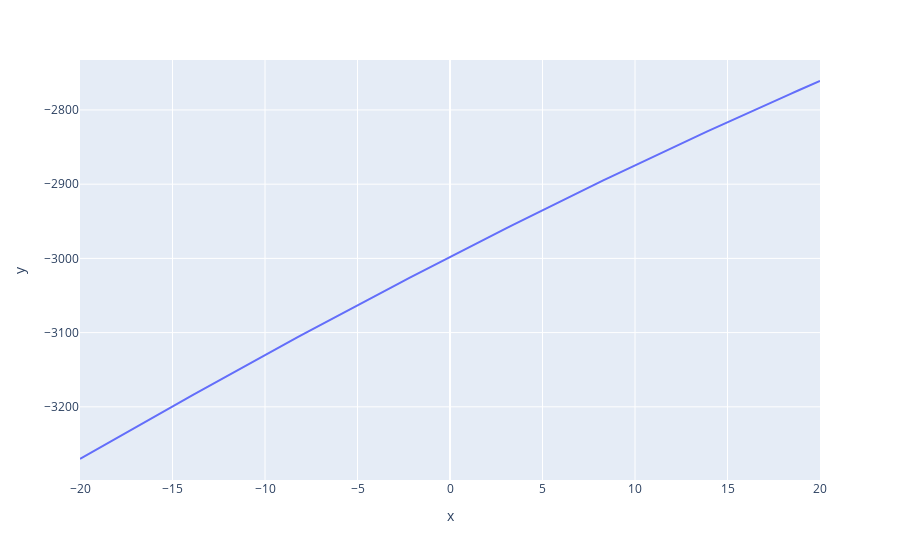

Notebook code for this chart:
### Code cell
px.line(x=x, y=f[:, f.shape[1] // 2])
